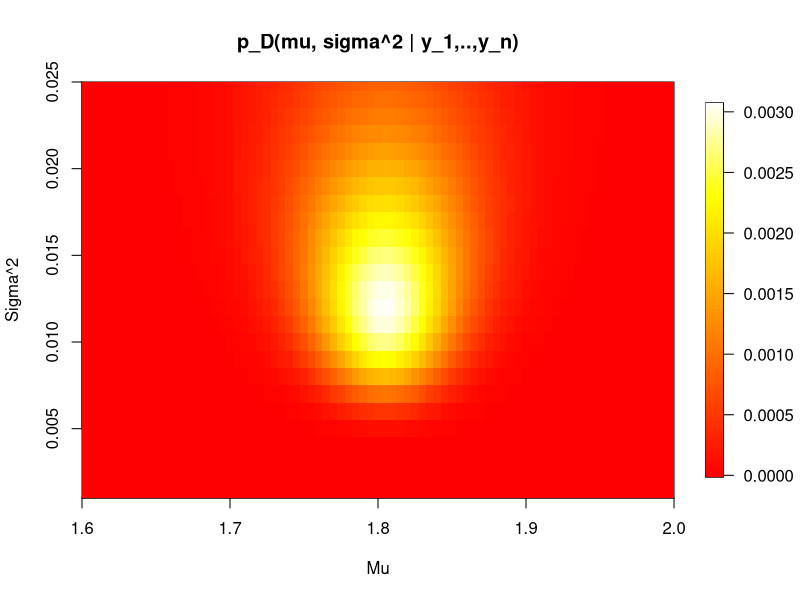
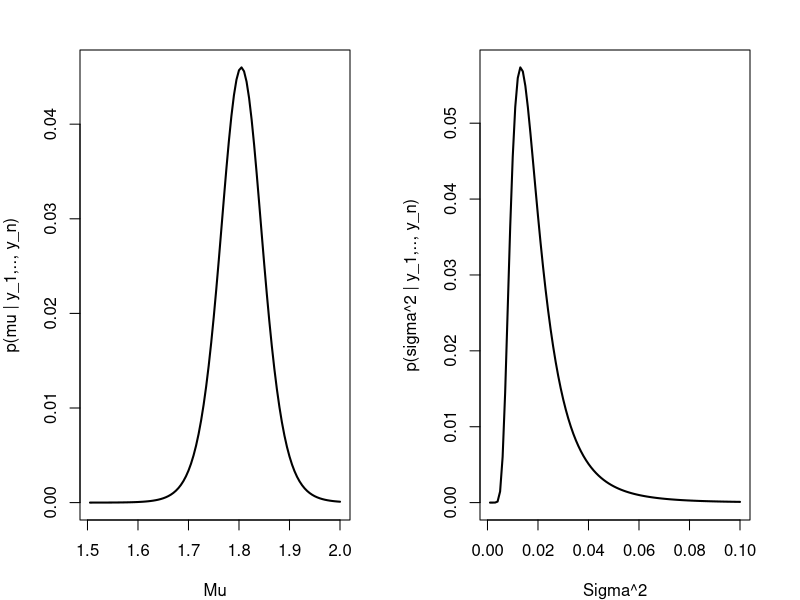
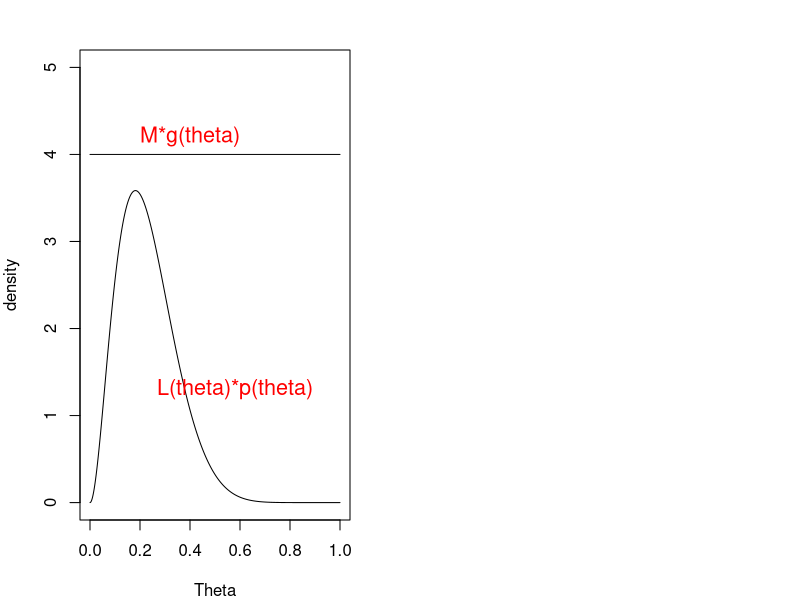
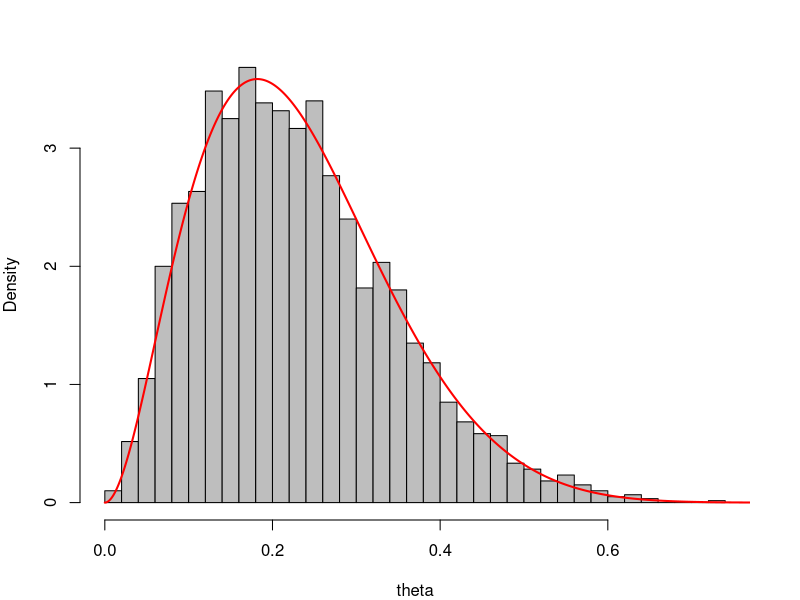

Write R code to recreate these figures, in order.
###  Sampling model: y_1,..,y_n | mu, sigma2 ~ N(mu, sigma2)
###  Prior: p(mu,sigma2)=p(mu)*p(sigma2)=N(mu0,tau2_0)*InverseGamma(nu0/2,nu0*sigma2_0/2)

###  Data

y <- c(1.64,1.70,1.72,1.74,1.82,1.82,1.82,1.90,2.08)
ybar <- mean(y)
s2 <- var(y)

### Prior

mu0 <- 1.9
tau2.0 <- 0.95^2
nu0 <- 1
sigma2.0 <- 0.01



####  Approximation of the joint posterior distribution

G <- 100
H <- 100

mu.grid <- seq(1.505,2.00,length=G)
sigma2.grid <- seq(0.001,0.1,length=H)


approx.joint.post.grid <- matrix(0,G,H)

### This is the function that evaluates the inverse gamma density (on the log scale)
log.inverse.gamma.dens <- function(x,a,b){
	out <- a*log(b)-log(gamma(a))-(a+1)*log(x)-(b/x)
	return(out)
}


### This is the function that approximates the joint posterior density on a grid via p_D(mu, sigma2 | y_1,..,y_n) 
### To avoid working with too small values, we evaluate all the probabilities on the log scale and then we
### transform back on the original scale at the end

for(j in 1:G){
	for(k in 1:H){
	
		# Likelihood on the log scale for mu equal to the j-th value on the grid for my and with sigma2 equal to the k-th value of the grid for sigma2 
		log.lik <- sum(dnorm(y,mu.grid[j],sqrt(sigma2.grid[k]),log=TRUE))
	
		# Prior for mu evaluated at the j-th value of the grid for mu on the log-scale
		log.prior.mu.grid <- dnorm(mu.grid[j],mu0,sqrt(tau2.0),log=TRUE)
		
		# Prior for sigma2 evaluated at the k-th value of the grid for sigma2 on the log-scale
		a <- nu0/2
		b <- nu0*sigma2.0/2
		log.prior.sigma2.grid <- log.inverse.gamma.dens(sigma2.grid[k],a,b)
		
		
		# This is the un-normalized approximate discrete joint posterior distribution
		approx.joint.post.grid[j,k] <- exp(log.lik+log.prior.mu.grid+log.prior.sigma2.grid)
	}
}


approx.joint.post.grid <- approx.joint.post.grid/sum(approx.joint.post.grid)


### This is to plot the approximate discrete joint posterior distribution
library(fields)

par(mfrow=c(1,1))
image.plot(mu.grid,sigma2.grid,approx.joint.post.grid,xlab="Mu",ylab="Sigma^2",main="p_D(mu, sigma^2 | y_1,..,y_n)",
col=heat.colors(100),xlim=c(1.6,2.0),ylim=c(0.001,0.025))



### To obtain the approximate discrete marginal posterior distribution of mu given y_1, y_2, .., y_n
approx.marg.post.mu.grid <- rep(0,G)
for(j in 1:G){
	approx.marg.post.mu.grid[j] <- sum(approx.joint.post.grid[j,])	
}

## Alternatively, we can obtain approx.marg.post.mu.grid simply adding up the elements of the matrix approx.joint.post.grid row by row
approx.marg.post.mu.grid.v2 <- apply(approx.joint.post.grid,1,sum)


### To obtain the approximate discrete marginal posterior distribution of sigma2 given y_1, y_2, .., y_n
approx.marg.post.sigma2.grid <- rep(0,H)
for(k in 1:H){
	approx.marg.post.sigma2.grid[k] <- sum(approx.joint.post.grid[,k])	
}

## Alternatively, we can obtain approx.marg.post.sigma2.grid simply adding up the elements of the matrix approx.joint.post.grid column by column
approx.marg.post.sigma2.grid.v2 <- apply(approx.joint.post.grid,2,sum)


### This is to plot the two approximate discrete marginal posterior distributions
par(mfrow=c(1,2),mai=c(0.8,0.8,0.5,0.5))
plot(mu.grid,approx.marg.post.mu.grid,xlab="Mu",ylab="p(mu | y_1,.., y_n)",type="l",lwd=2,lty=1,col="black")
plot(sigma2.grid,approx.marg.post.sigma2.grid,xlab="Sigma^2",ylab="p(sigma^2 | y_1,.., y_n)",type="l",lwd=2,lty=1,col="black")




#### Rejection sampling

### Example: here the density from which we want to sample is L(theta)*p(theta)=Beta(3,10)
### This density takes as maximum value 3.585
### Let M be 4 and g(theta) equal to the uniform density on [0,1]

theta.values <- seq(0,1,length=1000)
rawDensity <- dbeta(theta.values, 3,10)
plot(theta.values,rawDensity,type="l",lwd=1,lty=1,col="black",xlab="Theta",ylab="density",ylim=c(0,5))
lines(theta.values,rep(4,1000),type="l",lwd=1,lty=1,col="black")
text(0.58,1.3,"L(theta)*p(theta)",cex=1.3,col="red")
text(0.4,4.2,"M*g(theta)",cex=1.3,col="red")



### Rejection sampling algorithm
RejectionSampling <- function(M,n){

	accepted.samples <- NULL
	for(i in 1:n){
		ok <- 0 
		while(ok<1){
			# sampling a value from the envelope density
			theta.i <- runif(1,min=0,max=1)
			
			# sampling a uniform value from the uniform distribution
			u <- runif(1,min=0,max=1)
			
			# determining whether to accept or reject the sampled theta.i
			# if accepted, add to the sample of accepted thetas and change ok to 1
			if(M*u*1 <= dbeta(theta.i,3,10)){
				ok <- 1 
				accepted.samples <- c(accepted.samples,theta.i)
			}
			# if not accepted, draw another sample for theta.i from the envelope density and another value of u
		}
	}
	return(accepted.samples)
}


## Here we compare the histogram of the sample generated via rejection sampling
## with the density of a beta(3,10) random variable
set.seed(0)
simulatedDensity <- RejectionSampling(4,3000)

par(mfrow=c(1,1))
hist(simulatedDensity,xlab="theta",main="",breaks=50,col="grey",prob=TRUE)
lines(theta.values,rawDensity,col="red",lty=1,lwd=2)
